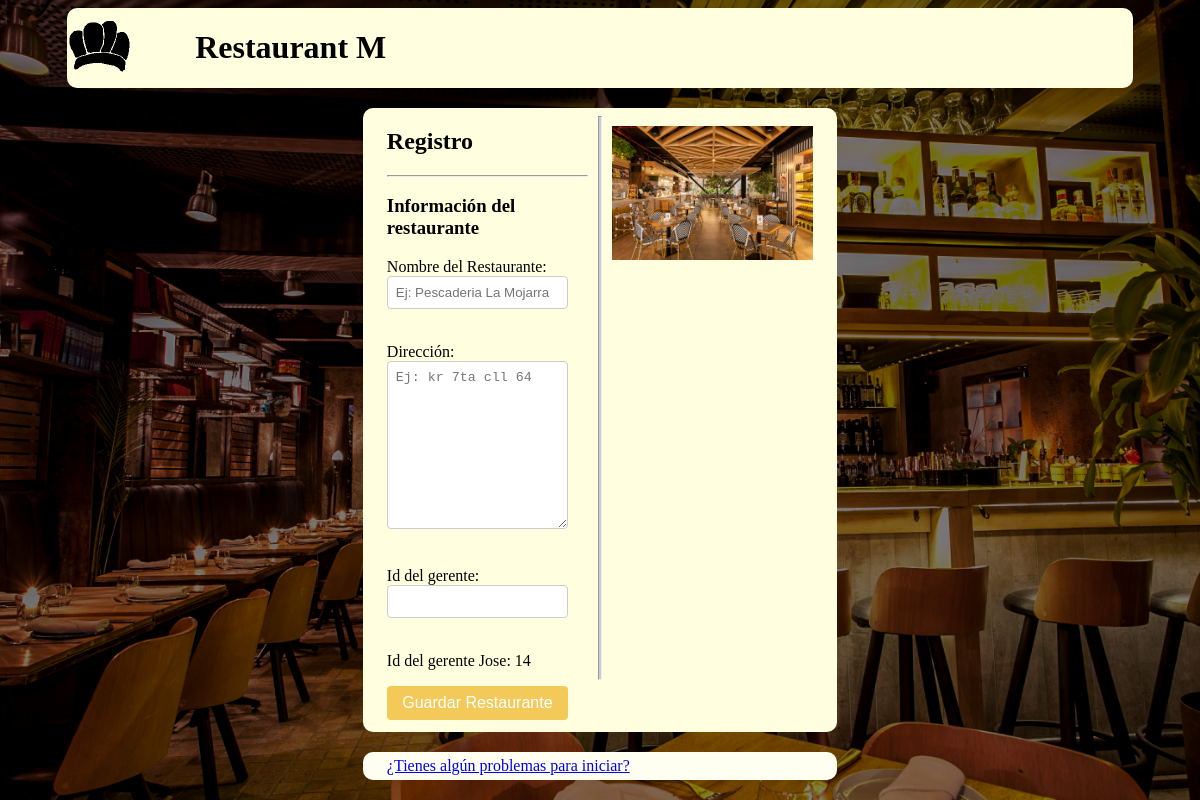
The app's page /registroRes/, older data.
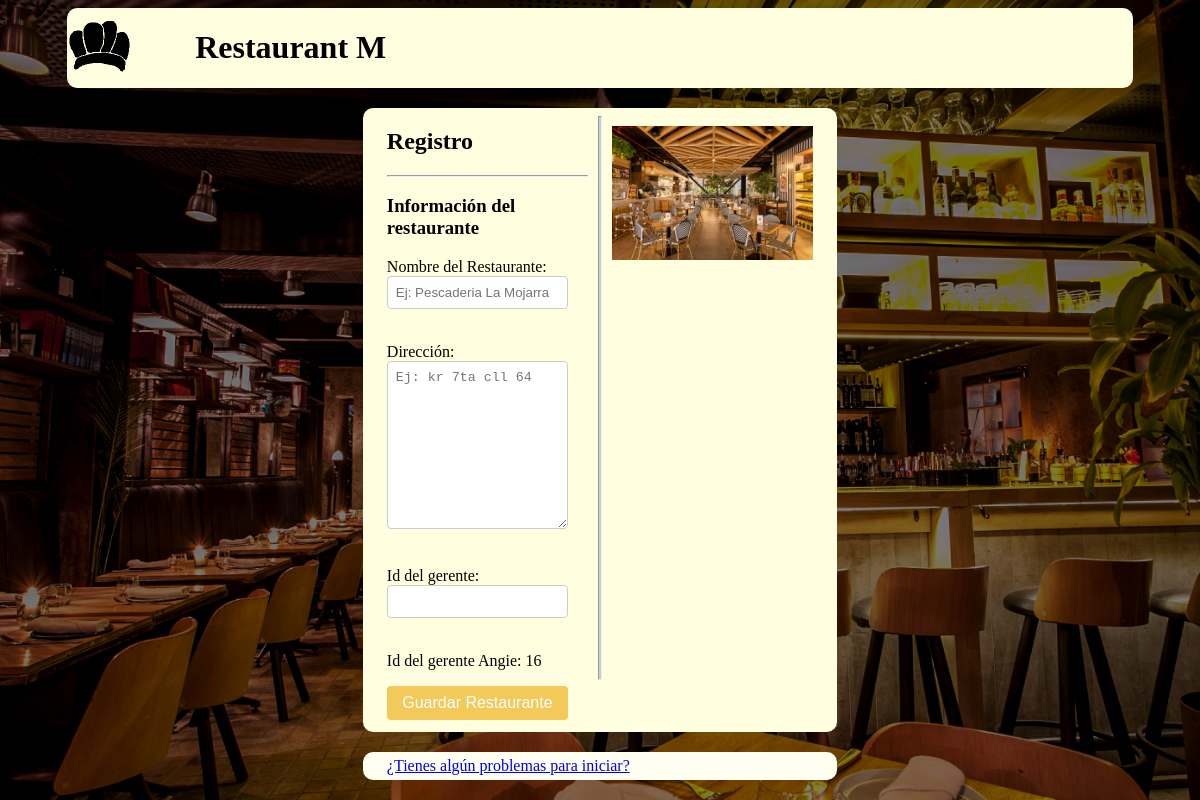
The same page, newer data.
### account/models.py (models this page shows, shortened)
class Gerentes(models.Model):
    idGerente = models.AutoField(primary_key=True)
    nombreGer = models.CharField(max_length=45, null=False, blank=False)
    emailGer = models.EmailField(max_length=45, null=False, blank=False)
    telefonoGer = models.IntegerField( null=False, blank=False)
    passwordGer = models.CharField(max_length=45, null=False, blank=False)
    class Meta:
        managed = True
        db_table = 'Gerentes'

### account/views.py (the view)
# urls.py: path('registroRes/', views.vistaRegistroRes, name='registroRes'),
def vistaRegistroRes(request):
    form = registrarRestaurante()
    ger = Gerentes.objects.last()
    nomGer = ger.nombreGer if ger else "No asignado"
    idGer = ger.idGerente if ger else "No asignado"
    if request.method == "POST":
        form = registrarRestaurante(request.POST)
        if form.is_valid():
            form.save()
            setGerenteAct(idGer)
            return redirect('home') # Nos redirige al Path con el nombre "home"
    return render(request, 'ERP_Restaurant/registroRes.html', {
        'formRes': form,
        'idGer': idGer,
        'nomGer': nomGer,
    })

### account/forms.py
class registrarRestaurante(forms.ModelForm):
    class Meta:
        model = Restaurantes
        fields = '__all__'
        ger = Gerentes.objects.last()
        widgets = {
            'idRestaurante': forms.NumberInput(attrs={
                'class': 'form-control',
                'placeholder': 'Ej: 1234567890'
            }),
            'nombreRes': forms.TextInput(attrs={
                'class': 'form-control',
                'placeholder': 'Ej: Pescaderia La Mojarra'
            }),
            'direccionRes': forms.Textarea(attrs={
                'class': 'form-control',
                'placeholder': 'Ej: kr 7ta cll 64'
            }),
            'idGerentes': forms.Textarea(attrs={
                'class': 'form-control',
                'placeholder': 'Revisar valor'
            })}
        labels = {
            'idRestaurante': 'ID del Restaurante:',
            'nombreRes': 'Nombre del Restaurante:',
            'direccionRes': 'Dirección:',
            'idGerente': 'Id del gerente',
        }

### account/templates/ERP_Restaurant/registroRes.html (shortened to what this page needs)
{% load static %}
<!DOCTYPE html>
<html lang="es">
<head>
    <link rel="stylesheet" type="text/css" href="{% static "css/estilos.css" %}">
</head>
<body>
    <header>
        <div></div>
        <div id="cont_header">
            <a href="{% url 'login' %}">
                <img src="{% static 'img/Logo.png' %}" style="width: 50%">
            </a>
            <h1>Restaurant M</h1>
        </div>
        <div></div>
    </header>
    <div style="height:20px">  </div>
    <div class="cuerpo">
        <div></div>
        <div id="contenido">
            <div></div>
            <div>
                <h2>Registro</h2>
                <hr>
                <form method="POST">
                    <h3>Información del restaurante</h3>
                    {{ formRes.as_p }}
                    <p>Id del gerente {{ nomGer }}: {{ idGer }}</p>
                    <button type="submitRes" name="submit">Guardar Restaurante</button>
                </form>
            </div>
            <hr id="vertical">
            <div>
                <br>
                <img src="{% static 'img/restaurante.jpg' %}" style="width:100%">
                <div style="height:15px"></div>
            </div>
        </div>
        <div></div>
    </div>
    <div style="height: 20px"></div>
    <div class="cuerpo">
        <div></div>
        <div id="informar">
            <div></div>
            <a href="#">¿Tienes algún problemas para iniciar?</a>
            <div></div>
        </div>
        <div></div>
    </div>
</body>
</html>

Row changes from the older to the newer data that the page shows:
no longer on this page (row unchanged): Gerentes: nombreGer "Jose"
added Gerentes: nombreGer "Angie"
Text that changed along with them:
{{ idGer }}: "14" → "16"
